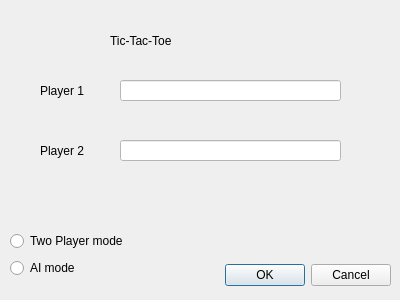
<?xml version="1.0" encoding="UTF-8"?>
<ui version="4.0">
 <class>GameConfiguration</class>
 <widget class="QDialog" name="GameConfiguration">
  <property name="geometry">
   <rect>
    <x>0</x>
    <y>0</y>
    <width>400</width>
    <height>300</height>
   </rect>
  </property>
  <property name="windowTitle">
   <string>Dialog</string>
  </property>
  <widget class="QDialogButtonBox" name="buttonBox">
   <property name="geometry">
    <rect>
     <x>220</x>
     <y>260</y>
     <width>171</width>
     <height>31</height>
    </rect>
   </property>
   <property name="orientation">
    <enum>Qt::Horizontal</enum>
   </property>
   <property name="standardButtons">
    <set>QDialogButtonBox::Cancel|QDialogButtonBox::Ok</set>
   </property>
  </widget>
  <widget class="QLabel" name="label">
   <property name="geometry">
    <rect>
     <x>110</x>
     <y>30</y>
     <width>161</width>
     <height>21</height>
    </rect>
   </property>
   <property name="styleSheet">
    <string notr="true">font: 700 20pt &quot;Arial&quot;;
color: rgb(0, 0, 0);
</string>
   </property>
   <property name="text">
    <string>Tic-Tac-Toe</string>
   </property>
  </widget>
  <widget class="QLabel" name="player1label">
   <property name="geometry">
    <rect>
     <x>40</x>
     <y>80</y>
     <width>61</width>
     <height>21</height>
    </rect>
   </property>
   <property name="styleSheet">
    <string notr="true">font: 700 11pt &quot;Arial&quot;;
color: rgb(0, 0, 0);</string>
   </property>
   <property name="text">
    <string>Player 1</string>
   </property>
  </widget>
  <widget class="QLabel" name="player2label">
   <property name="geometry">
    <rect>
     <x>40</x>
     <y>140</y>
     <width>61</width>
     <height>21</height>
    </rect>
   </property>
   <property name="styleSheet">
    <string notr="true">font: 700 11pt &quot;Arial&quot;;
color: rgb(0, 0, 0);</string>
   </property>
   <property name="text">
    <string>Player 2</string>
   </property>
  </widget>
  <widget class="QLineEdit" name="player1line">
   <property name="geometry">
    <rect>
     <x>120</x>
     <y>80</y>
     <width>221</width>
     <height>21</height>
    </rect>
   </property>
   <property name="styleSheet">
    <string notr="true">font: 10pt &quot;Arial&quot;;
background-color: rgb(255, 255, 255);</string>
   </property>
  </widget>
  <widget class="QLineEdit" name="player2line">
   <property name="geometry">
    <rect>
     <x>120</x>
     <y>140</y>
     <width>221</width>
     <height>21</height>
    </rect>
   </property>
   <property name="styleSheet">
    <string notr="true">font: 10pt &quot;Arial&quot;;
background-color: rgb(255, 255, 255);</string>
   </property>
  </widget>
  <widget class="QWidget" name="">
   <property name="geometry">
    <rect>
     <x>10</x>
     <y>230</y>
     <width>138</width>
     <height>50</height>
    </rect>
   </property>
   <layout class="QVBoxLayout" name="verticalLayout">
    <item>
     <widget class="QRadioButton" name="twoplayermode">
      <property name="styleSheet">
       <string notr="true">font: 700 10pt &quot;Arial&quot;;
color: rgb(0, 0, 0);</string>
      </property>
      <property name="text">
       <string>Two Player mode</string>
      </property>
     </widget>
    </item>
    <item>
     <widget class="QRadioButton" name="AIMode">
      <property name="styleSheet">
       <string notr="true">font: 12pt &quot;Arial&quot;;
font: 700 10pt &quot;Arial&quot;;
color: rgb(0, 0, 0);
</string>
      </property>
      <property name="text">
       <string>AI mode</string>
      </property>
     </widget>
    </item>
   </layout>
  </widget>
 </widget>
 <resources/>
 <connections>
  <connection>
   <sender>buttonBox</sender>
   <signal>accepted()</signal>
   <receiver>GameConfiguration</receiver>
   <slot>accept()</slot>
   <hints>
    <hint type="sourcelabel">
     <x>390</x>
     <y>274</y>
    </hint>
    <hint type="destinationlabel">
     <x>157</x>
     <y>274</y>
    </hint>
   </hints>
  </connection>
  <connection>
   <sender>buttonBox</sender>
   <signal>rejected()</signal>
   <receiver>GameConfiguration</receiver>
   <slot>reject()</slot>
   <hints>
    <hint type="sourcelabel">
     <x>316</x>
     <y>260</y>
    </hint>
    <hint type="destinationlabel">
     <x>286</x>
     <y>274</y>
    </hint>
   </hints>
  </connection>
  <connection>
   <sender>player1line</sender>
   <signal>textChanged(QString)</signal>
   <receiver>GameConfiguration</receiver>
   <slot>updateOKButton()</slot>
   <hints>
    <hint type="sourcelabel">
     <x>226</x>
     <y>82</y>
    </hint>
    <hint type="destinationlabel">
     <x>105</x>
     <y>112</y>
    </hint>
   </hints>
  </connection>
  <connection>
   <sender>player2line</sender>
   <signal>textChanged(QString)</signal>
   <receiver>GameConfiguration</receiver>
   <slot>updateOKButton()</slot>
   <hints>
    <hint type="sourcelabel">
     <x>251</x>
     <y>151</y>
    </hint>
    <hint type="destinationlabel">
     <x>140</x>
     <y>175</y>
    </hint>
   </hints>
  </connection>
 </connections>
 <slots>
  <slot>updateOKButton()</slot>
 </slots>
</ui>
